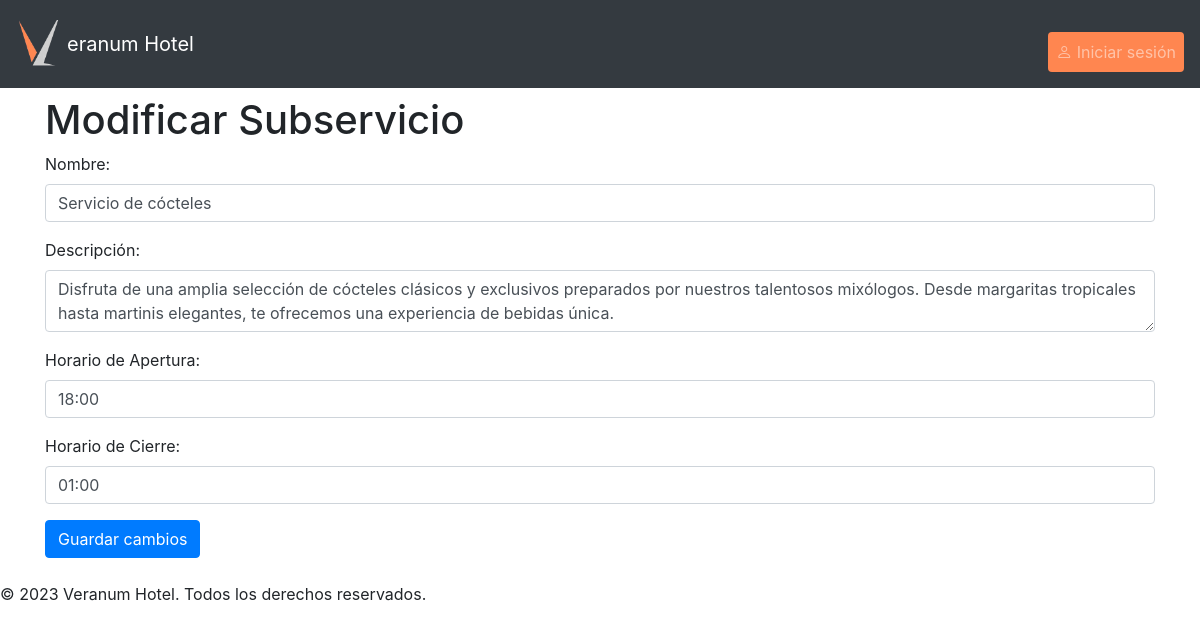
The app's page /subservicio/4/modificar/ with its own data.
### VeranumApp/models.py (models this page shows, shortened)
class Subservicio(models.Model):
    idSubservicio = models.AutoField(primary_key=True)
    nombre = models.CharField(max_length=100)
    descripcion = models.TextField(max_length=400)
    horarioApertura = models.TimeField()
    horarioCierre = models.TimeField()
    servicio = models.ForeignKey(ServicioHoteleria, on_delete=models.CASCADE)
    imagen = models.ImageField(default='static/img/servicio_prueba.jpg', upload_to='static/img')

### VeranumApp/views.py (the view, shortened to what this page needs)
# urls.py: path('subservicio/<int:subservicio_id>/modificar/', views.modificar_subservicio, name='modificar_subservicio'),
def modificar_subservicio(request, subservicio_id):
    subservicio = Subservicio.objects.get(idSubservicio=subservicio_id)
    return render(request, 'modificar_subservicio.html', {'subservicio': subservicio})

### VeranumApp/templates/modificar_subservicio.html (shortened to what this page needs)
{% extends 'base.html' %}
{% block content %}
  <h1>Modificar Subservicio</h1>
  <form method="POST" action="{% url 'guardar_modificacion_subservicio' subservicio.idSubservicio %}">
    <div class="form-group">
      <label for="nombre">Nombre:</label>
      <input type="text" class="form-control" id="nombre" name="nombre" value="{{ subservicio.nombre }}">
    </div>
    <div class="form-group">
      <label for="descripcion">Descripción:</label>
      <textarea class="form-control" id="descripcion" name="descripcion">{{ subservicio.descripcion }}</textarea>
    </div>
    <div class="form-group">
      <label for="horarioApertura">Horario de Apertura:</label>
      <input type="text" class="form-control" id="horarioApertura" name="horarioApertura" value="{{ subservicio.horarioApertura }}">
    </div>
    <div class="form-group">
      <label for="horarioCierre">Horario de Cierre:</label>
      <input type="text" class="form-control" id="horarioCierre" name="horarioCierre" value="{{ subservicio.horarioCierre }}">
    </div>
    <button type="submit" class="btn btn-primary">Guardar cambios</button>
  </form>
{% endblock %}

### static/css/style.css (style rules this page uses)
html { scroll-behavior: ; }
body { transition: 0.3s all ease-in-out; }

### records on screen
Subservicio: nombre "Servicio de cócteles", descripcion "Disfruta de una amplia selección de cócteles clásicos y exclusivos preparados por nuestros talentosos mixólogos. Desde margaritas tropicales hasta martinis elegantes, te ofrecemos una experiencia de bebidas única.", horarioApertura "18:00", horarioCierre "01:00"
